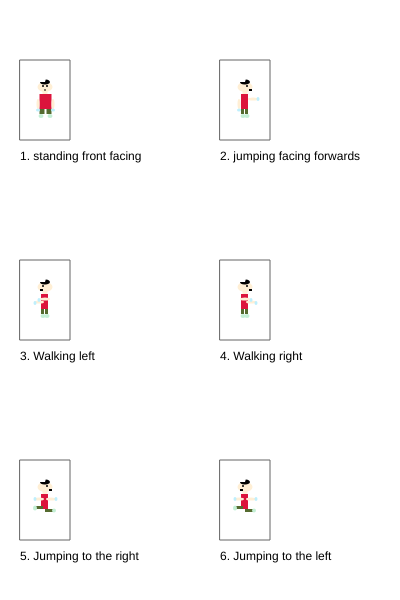
Frame 1 (no input)
Frame 60 (no input): identical to frame 1, image omitted
Frame 120 (the mouse pressed at the canvas centre since frame 60): identical to frame 1, image omitted

The p5.js sketch that drew this single still picture (run headless with seeded random() and noise() and a simulated clock; from frame 60 on, the mouse is pressed at the canvas centre):

// p5.js sketch
// ── sketch.js
/*

The Game Project

2 - Game character

Use p5 drawing functions such as rect, ellipse, line, triangle and
point to draw the different states of your game character.

Write the code so that your character appears inside the box for each
state.

IMPORTANT: For each box the variables gameChar_x & gameChar_y are set to the bottom
center of the box. You must combine these variables with arithmetic to
determine the position of each shape that you draw. This will later allow
you to adjust the position of your game character.

Each state is worth two marks:

//standing front facing = 2
//jumping facing forwards = 2
//walking left = 2
//walking right = 2
//jumping left and jumping right = 2

0 marks = not a reasonable attempt
1 mark = attempted but it lacks detail and you didn't use gameChar_x and gameChar_y correctly
2 marks = you've used a selction of shape functions and made consistent use of gameChar_x and gameChar_y

WARNING: Do not get too carried away. Around 10-20 lines of code should work for each state of your game character.

*/

var gameChar_x = 0;
var gameChar_y = 0;

function setup()
{
	createCanvas(400, 600);
}

function draw()
{
	background(255);

	//Standing, facing frontwards

	stroke(100);
	noFill();
	rect(20, 60, 50, 80);
	noStroke();
	fill(0);
	text("1. standing front facing", 20, 160);

	gameChar_x = 45;
	gameChar_y = 137;
	//Add your code here ...
    
	fill(255,239,213);
	ellipse(gameChar_x,gameChar_y-50,15,10); //얼굴
    //ellipse(300,145,15,10); //얼굴
	fill(220,20,60)
    rect(gameChar_x-5.5,gameChar_y-43,12,15); //몸통
	fill(255,239,213)
	rect(gameChar_x-2.5,gameChar_y-48,5,5); //목
    
	fill("black");
	arc(gameChar_x,gameChar_y-55,10,5,5,PI,CHORD/2); //모자
	

	fill(85,107,47);
	rect(gameChar_x-5.5,gameChar_y-28,5); //왼쪽다리
	rect(gameChar_x+1.5,gameChar_y-28,5); //오른쪽다리
	

	fill(195,239,213);
	ellipse(gameChar_x-4,gameChar_y-21,5,4); //왼발
	ellipse(gameChar_x+5,gameChar_y-21,5,4); //오른발
	
	
	fill(255,239,213);
	strokeWeight(1)
	ellipse(gameChar_x-7,gameChar_y-33,3,10); //왼팔
	ellipse(gameChar_x+8,gameChar_y-33,3,10); //오른팔
	
	fill(190,239,253);
	strokeWeight(1)
	ellipse(gameChar_x+8,gameChar_y-27,4,3); //오른손
	ellipse(gameChar_x-7,gameChar_y-27,4,3); //왼손

	fill(0);
	rect(gameChar_x-0.5,gameChar_y-48,1,2); //입
	fill(245);
	fill(0);
	ellipse(gameChar_x-2,gameChar_y-51,2,2); //왼쪽눈
	ellipse(gameChar_x+2,gameChar_y-51,2,2); //오른쪽눈


	//Jumping facing forwards
	stroke(100);
	noFill();
	rect(220, 60, 50, 80);
	noStroke();
	fill(0);
	text("2. jumping facing forwards", 220, 160);

	gameChar_x = 245;
	gameChar_y = 137;
	//Add your code here ...
    fill(255,239,213);
	ellipse(gameChar_x,gameChar_y-50,15,10); //얼굴
    //ellipse(300,145,15,10); //얼굴
	fill(220,20,60)
    rect(gameChar_x-4,gameChar_y-43,7,15); //몸통
	fill(255,239,213)
	rect(gameChar_x-2.5,gameChar_y-48,5,5); //목
    
	fill("black");
	arc(gameChar_x,gameChar_y-55,10,5,5,PI,CHORD/2); //모자
	

	fill(85,107,47);
	rect(gameChar_x-4,gameChar_y-28,3,5); //왼쪽다리
	rect(gameChar_x,gameChar_y-28,3,5); //오른쪽다리
	

	fill(195,239,213);
	ellipse(gameChar_x-2,gameChar_y-21,5,4); //왼발
	ellipse(gameChar_x+2,gameChar_y-21,5,4); //오른발
	
	
	fill(255,239,213);
	strokeWeight(1)
	ellipse(gameChar_x-6,gameChar_y-33,3,10); //왼팔
	ellipse(gameChar_x+8,gameChar_y-38,10,3); //오른팔
	
	fill(190,239,253);
	strokeWeight(1)
	ellipse(gameChar_x+13,gameChar_y-38,3,4); //오른손
	ellipse(gameChar_x-6,gameChar_y-27,4,3); //왼손

	fill(0);
	rect(gameChar_x+4,gameChar_y-48,3,2); //입
	fill(245);
	fill(0);
	//ellipse(gameChar_x-2,gameChar_y-51,2,2); //왼쪽눈
	ellipse(gameChar_x+2,gameChar_y-51,2,2); //오른쪽눈


	//Walking, turned left
	stroke(100);
	noFill();
	rect(20, 260, 50, 80);
	noStroke();
	fill(0);
	text("3. Walking left", 20, 360);

	gameChar_x = 45;
	gameChar_y = 337;
	//Add your code here ...
    fill(255,239,213);
	ellipse(gameChar_x,gameChar_y-50,15,10); //얼굴
    //ellipse(300,145,15,10); //얼굴
	fill(220,20,60)
    rect(gameChar_x-4,gameChar_y-43,7,15); //몸통
	fill(255,239,213)
	rect(gameChar_x-2.5,gameChar_y-48,5,5); //목
    
	fill("black");
	arc(gameChar_x,gameChar_y-55,10,5,5,PI,CHORD/2); //모자
	

	fill(85,107,47);
	rect(gameChar_x-4,gameChar_y-28,3,5); //왼쪽다리
	rect(gameChar_x,gameChar_y-28,3,5); //오른쪽다리
	

	fill(195,239,213);
	ellipse(gameChar_x-2,gameChar_y-21,5,4); //왼발
	ellipse(gameChar_x+2,gameChar_y-21,5,4); //오른발
	
	
	fill(255,239,213);
	strokeWeight(1)
	ellipse(gameChar_x-6,gameChar_y-35,10,3); //왼팔
	ellipse(gameChar_x,gameChar_y-38,10,3); //오른팔
	
	fill(190,239,253);
	strokeWeight(1)
	ellipse(gameChar_x-10,gameChar_y-34,3,4); //오른손
	ellipse(gameChar_x-6,gameChar_y-37,3,4); //왼손

	fill(0);
	rect(gameChar_x-5,gameChar_y-48,3,2); //입
	fill(245);
	fill(0);
	ellipse(gameChar_x-2,gameChar_y-51,2,2); //왼쪽눈
	//ellipse(gameChar_x+2,gameChar_y-51,2,2); //오른쪽눈


	//Walking, turned right
	stroke(100);
	noFill();
	rect(220, 260, 50, 80);
	noStroke();
	fill(0);
	text("4. Walking right", 220, 360);

	gameChar_x = 245;
	gameChar_y = 337;
	//Add your code here ...
    fill(255,239,213);
	ellipse(gameChar_x,gameChar_y-50,15,10); //얼굴
    //ellipse(300,145,15,10); //얼굴
	fill(220,20,60)
    rect(gameChar_x-4,gameChar_y-43,7,15); //몸통
	fill(255,239,213)
	rect(gameChar_x-2.5,gameChar_y-48,5,5); //목
    
	fill("black");
	arc(gameChar_x,gameChar_y-55,10,5,5,PI,CHORD/2); //모자
	

	fill(85,107,47);
	rect(gameChar_x-4,gameChar_y-28,3,5); //왼쪽다리
	rect(gameChar_x,gameChar_y-28,3,5); //오른쪽다리
	

	fill(195,239,213);
	ellipse(gameChar_x-2,gameChar_y-21,5,4); //왼발
	ellipse(gameChar_x+2,gameChar_y-21,5,4); //오른발
	
	
	fill(255,239,213);
	strokeWeight(1)
	ellipse(gameChar_x+6,gameChar_y-35,10,3); //왼팔
	ellipse(gameChar_x,gameChar_y-38,10,3); //오른팔
	
	fill(190,239,253);
	strokeWeight(1)
	ellipse(gameChar_x+11,gameChar_y-34,3,4); //오른손
	ellipse(gameChar_x+6,gameChar_y-37,3,4); //왼손

	fill(0);
	rect(gameChar_x+4,gameChar_y-48,3,2); //입
	fill(245);
	fill(0);
	//ellipse(gameChar_x-2,gameChar_y-51,2,2); //왼쪽눈
	ellipse(gameChar_x+2,gameChar_y-51,2,2); //오른쪽눈

	//Jumping right
	stroke(100);
	noFill();
	rect(20, 460, 50, 80);
	noStroke();
	fill(0);
	text("5. Jumping to the right", 20, 560);

	gameChar_x = 45;
	gameChar_y = 537;
	//Add your code here ...
    fill(255,239,213);
	ellipse(gameChar_x,gameChar_y-50,15,10); //얼굴
    //ellipse(300,145,15,10); //얼굴
	fill(220,20,60)
    rect(gameChar_x-4,gameChar_y-43,7,15); //몸통
	fill(255,239,213)
	rect(gameChar_x-2.5,gameChar_y-48,5,5); //목
    
	fill("black");
	arc(gameChar_x,gameChar_y-55,10,5,5,PI,CHORD/2); //모자
	

	fill(85,107,47);
	rect(gameChar_x-10,gameChar_y-31,8,3); //왼쪽다리
	rect(gameChar_x,gameChar_y-28,8,3); //오른쪽다리
	

	fill(195,239,213);
	ellipse(gameChar_x-10,gameChar_y-29,4,5); //왼발
	ellipse(gameChar_x+9,gameChar_y-26.5,4,4); //오른발
	
	
	fill(255,239,213);
	strokeWeight(1)
	ellipse(gameChar_x+6,gameChar_y-38,10,3); //오른팔
	ellipse(gameChar_x-6,gameChar_y-38,10,3); //왼팔
	
	fill(190,239,253);
	strokeWeight(1)
	ellipse(gameChar_x+11,gameChar_y-38,3,4); //오른손
	ellipse(gameChar_x-10,gameChar_y-38,3,4); //왼손

	fill(0);
	rect(gameChar_x+4,gameChar_y-48,3,2); //입
	fill(245);
	fill(0);
	//ellipse(gameChar_x-2,gameChar_y-51,2,2); //왼쪽눈
	ellipse(gameChar_x+2,gameChar_y-51,2,2); //오른쪽눈

	//Jumping to the left
	stroke(100);
	noFill();
	rect(220, 460, 50, 80);
	noStroke();
	fill(0);
	text("6. Jumping to the left", 220, 560);

	gameChar_x = 245;
	gameChar_y = 537;
	//Add your code here ...
    fill(255,239,213);
	ellipse(gameChar_x,gameChar_y-50,15,10); //얼굴
    //ellipse(300,145,15,10); //얼굴
	fill(220,20,60)
    rect(gameChar_x-4,gameChar_y-43,7,15); //몸통
	fill(255,239,213)
	rect(gameChar_x-2.5,gameChar_y-48,5,5); //목
    
	fill("black");
	arc(gameChar_x,gameChar_y-55,10,5,5,PI,CHORD/2); //모자
	

	fill(85,107,47);
	rect(gameChar_x-10,gameChar_y-31,8,3); //왼쪽다리
	rect(gameChar_x,gameChar_y-28,8,3); //오른쪽다리
	

	fill(195,239,213);
	ellipse(gameChar_x-10,gameChar_y-29,4,5); //왼발
	ellipse(gameChar_x+9,gameChar_y-26.5,4,4); //오른발
	
	
	fill(255,239,213);
	strokeWeight(1)
	ellipse(gameChar_x+6,gameChar_y-38,10,3); //오른팔
	ellipse(gameChar_x-6,gameChar_y-38,10,3); //왼팔
	
	fill(190,239,253);
	strokeWeight(1)
	ellipse(gameChar_x+11,gameChar_y-38,3,4); //오른손
	ellipse(gameChar_x-10,gameChar_y-38,3,4); //왼손

	fill(0);
	rect(gameChar_x-5,gameChar_y-48,3,2); //입
	fill(245);
	fill(0);
	ellipse(gameChar_x-2,gameChar_y-51,2,2); //왼쪽눈
	//ellipse(gameChar_x+2,gameChar_y-51,2,2); //오른쪽눈

}
